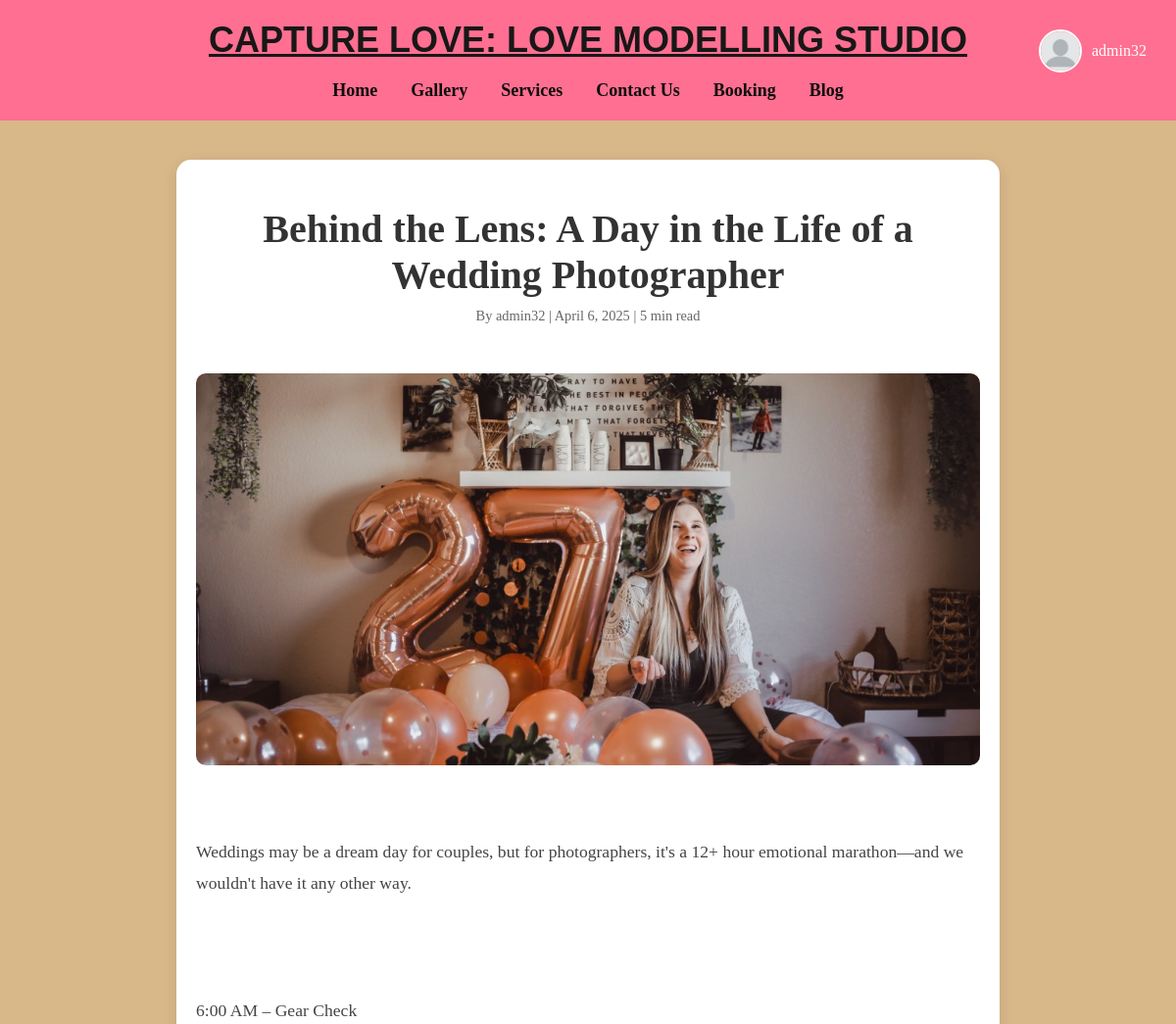
/blog/5/ (signed in, upper part), run on an earlier commit of the app's database.
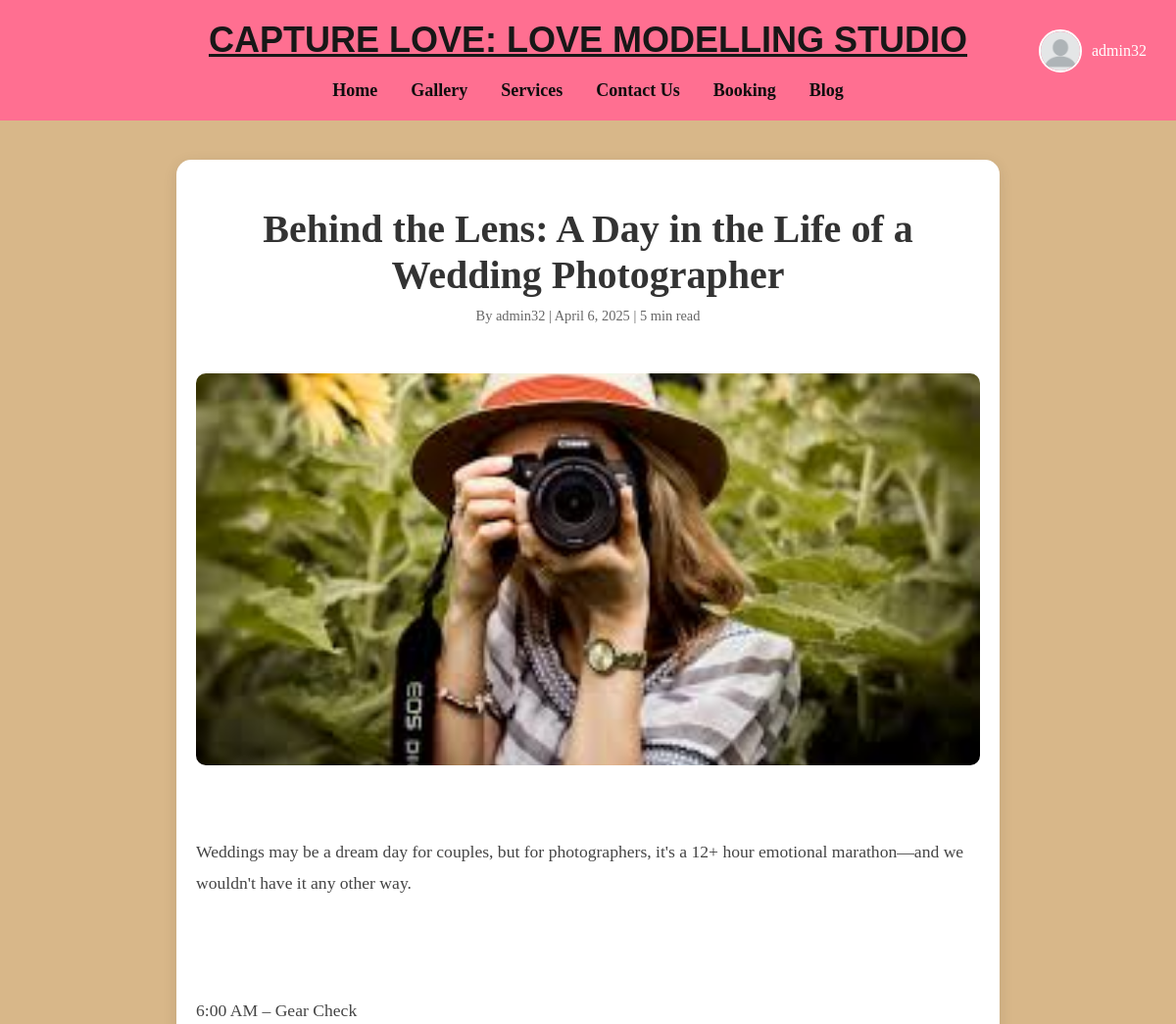
And on a later commit of the database.
### home/models.py (models this page shows, shortened)
class Blog(models.Model):
    title = models.CharField(max_length=200, default="Untitled Blog")
    content = models.TextField(default="")
    image = models.ImageField(upload_to='blog_images/', null=True, blank=True)
    author = models.ForeignKey(CustomUser, on_delete=models.SET_NULL, null=True)
    created_at = models.DateTimeField(default=timezone.now)
    short_description = models.TextField(max_length=200, blank=True)
    read_time = models.IntegerField(default=5)
    category = models.CharField(max_length=50, default='General')
    class Meta:
        ordering = ['-created_at']

class CustomUser(AbstractUser):
    email_verified = models.BooleanField(default=False)
    phone_number = models.CharField(max_length=15, blank=True, null=True)
    profile_pic = models.ImageField(upload_to='profile_pics/', null=True, blank=True)
    is_active = models.BooleanField(default=False)  # Default to inactive until email verified
    groups = models.ManyToManyField(Group, related_name="customuser_set", blank=True)
    user_permissions = models.ManyToManyField(
        Permission,
        related_name="customuser_permissions_set",
        blank=True
    )
    class Meta:
        verbose_name = 'User'
        verbose_name_plural = 'Users'
    def __str__(self):
        return self.username

### home/views.py (the view)
# urls.py: path('blog/<int:blog_id>/', views.blog_detail, name='blog_detail'),
def blog_detail(request, blog_id):
    blog = get_object_or_404(Blog, id=blog_id)
    return render(request, "blog_detail.html", {'blog': blog})

### home/templates/blog_detail.html (shortened to what this page needs)
{% extends 'base.html' %}
{% block content %}
<div class="blog-detail-container">
    <div class="blog-header">
        <h1 class="blog-title">{{ blog.title }}</h1>
        <div class="blog-meta">
            <span>By {{ blog.author|default:"Admin" }}</span> |
            <span>{{ blog.created_at|date:"F j, Y" }}</span> |
            <span>{{ blog.read_time }} min read</span>
        </div>
    </div>
    {% if blog.image %}
        <img src="{{ blog.image.url }}" alt="{{ blog.title }}" class="blog-image">
    {% endif %}
    <div class="blog-content">
        {{ blog.content|linebreaks }}
    </div>
</div>
{% endblock %}

What changed in the data, as far as the page shows it:
changed Blog "Behind the Lens: A Day in the Life of a Wedding Photographer": image: a different picture
